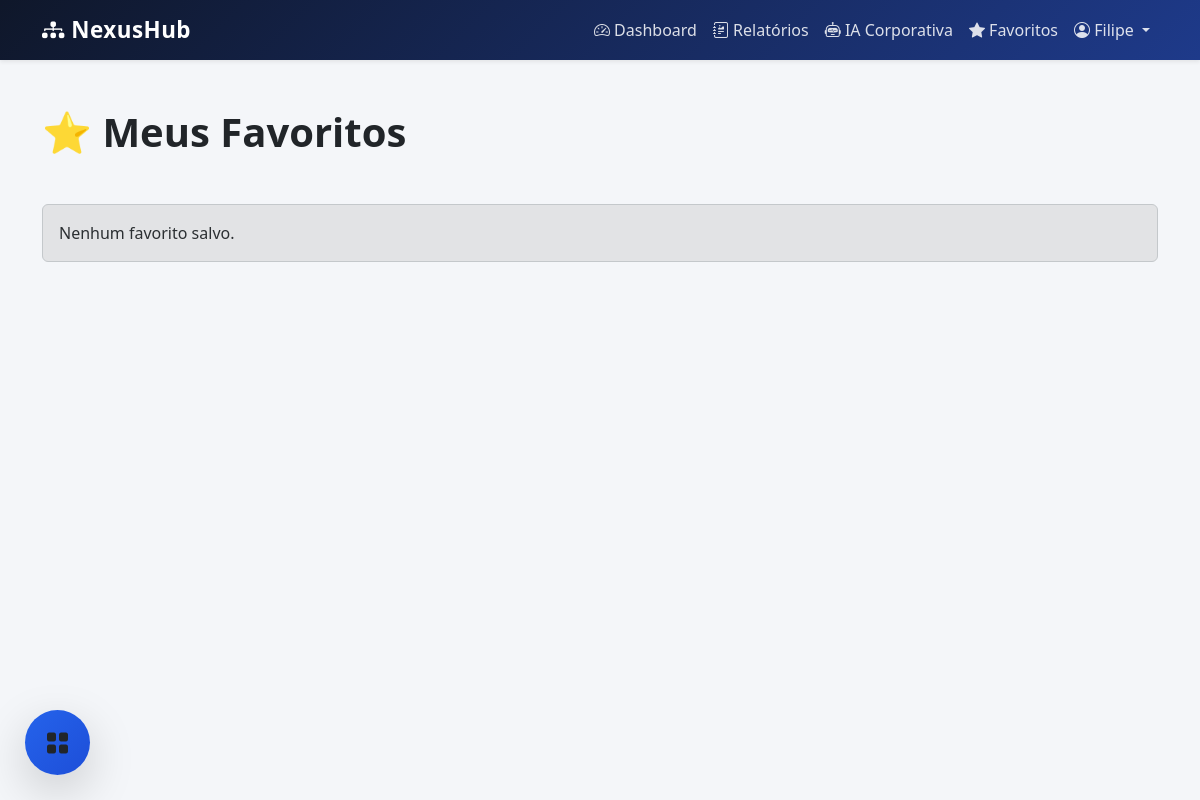
Before: /favoritos/ (signed in) with the older database file.
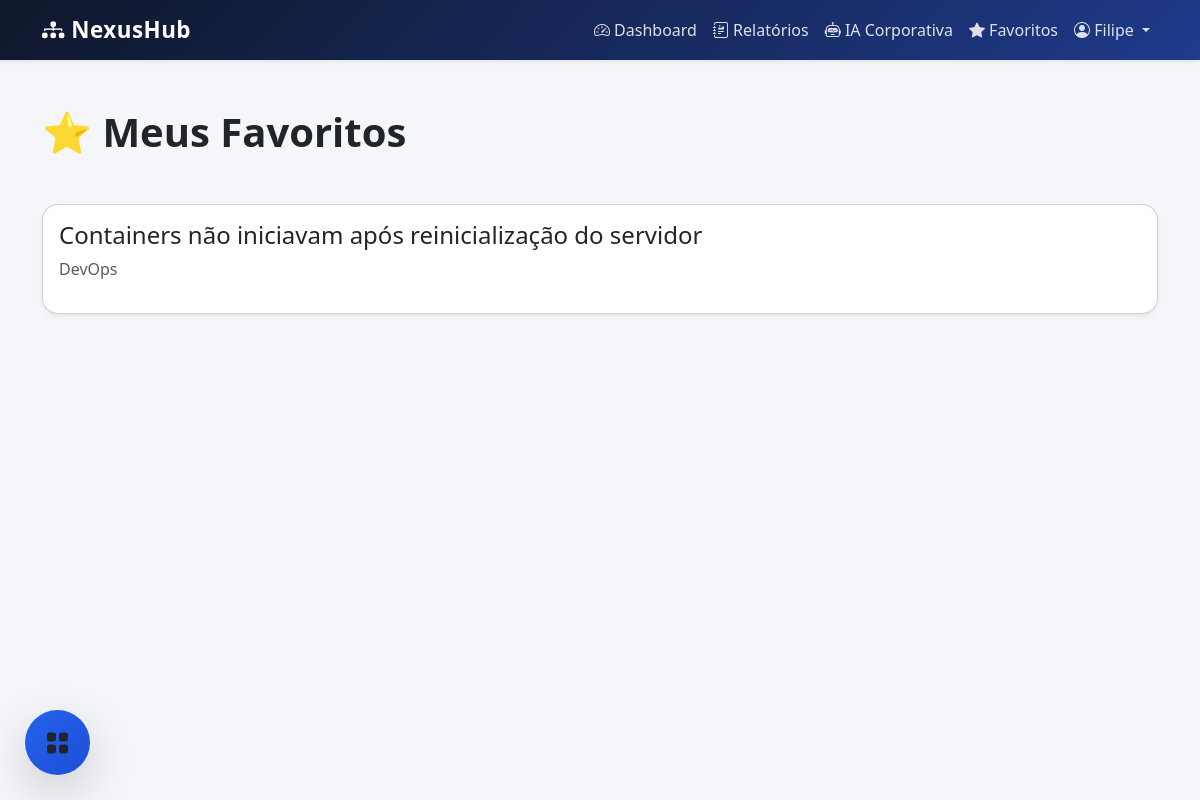
After: the same page with the newer database file.
### relatorios/models.py (models this page shows, shortened)
class Favorito(models.Model):
    usuario = models.ForeignKey(
        'funcionarios.Funcionario',
        on_delete=models.CASCADE,
        related_name='favoritos'
    )
    relatorio = models.ForeignKey(
        Relatorio,
        on_delete=models.CASCADE,
        related_name='salvos'
    )
    criado_em = models.DateTimeField(
        auto_now_add=True
    )
    class Meta:
        unique_together = (
            'usuario',
            'relatorio'
        )

class Relatorio(models.Model):
    STATUS = [
        ('Aberto', 'Aberto'),
        ('Em andamento', 'Em andamento'),
        ('Resolvido', 'Resolvido')
    ]
    PRIORIDADE = [
        ('Baixa', 'Baixa'),
        ('Média', 'Média'),
        ('Alta', 'Alta'),
        ('Crítica', 'Crítica')
    ]
    autor = models.ForeignKey(
        Funcionario,
        on_delete=models.SET_NULL,
        null=True,
        blank=True
    )
    titulo = models.CharField(
        max_length=200
    )
    categoria = models.CharField(
        max_length=100
    )
    problema = models.TextField()
    solucao = models.TextField()
    resultado_final = models.TextField(
        blank=True,
        null=True
    )
    observacoes = models.TextField(
        blank=True,
        null=True
    )
    palavras_chave = models.CharField(
        max_length=300,
        blank=True,
        null=True
    )
    prioridade = models.CharField(
        max_length=20,
        blank=True,
        null=True
    )
    status = models.CharField(
        max_length=20,
        blank=True,
        null=True
    )
    tags = models.ManyToManyField(
        'Tag',
        blank=True
    )
    imagem = models.ImageField(
        upload_to='relatorios/',
        blank=True,
        null=True
    )
    criado_em = models.DateTimeField(
        auto_now_add=True
    )

### relatorios/views.py (the view)
@login_required
def meus_favoritos(request):
    funcionario = get_object_or_404(
        Funcionario,
        usuario=request.user
    )
    favoritos = Favorito.objects.filter(
        usuario=funcionario
    ).select_related(
        'relatorio'
    ).order_by(
        '-criado_em'
    )
    return render(
        request,
        'relatorios/favoritos.html',
        {
            'favoritos': favoritos
        }
    )

### templates/relatorios/favoritos.html
{% extends 'base.html' %}
{% block content %}
<div class="container py-5">
    <h1 class="fw-bold mb-5">
        ⭐ Meus Favoritos
    </h1>
    {% for favorito in favoritos %}
    <div class="card shadow-sm rounded-4 mb-4">
        <div class="card-body">
            <a href="{% url 'detalhe_relatorio' favorito.relatorio.id %}"
               class="text-decoration-none">
                <h4 class="text-dark">
                    {{ favorito.relatorio.titulo }}
                </h4>
            </a>
            <p class="text-muted">
                {{ favorito.relatorio.categoria }}
            </p>
        </div>
    </div>
    {% empty %}
    <div class="alert alert-secondary">
        Nenhum favorito salvo.
    </div>
    {% endfor %}
</div>
{% endblock %}

Changed rows visible on the page:
added Favorito: relatorio.titulo "Containers não iniciavam após reinicialização do servidor", relatorio.categoria "DevOps"
Other visible differences:
text no longer shown: "Nenhum favorito salvo."
